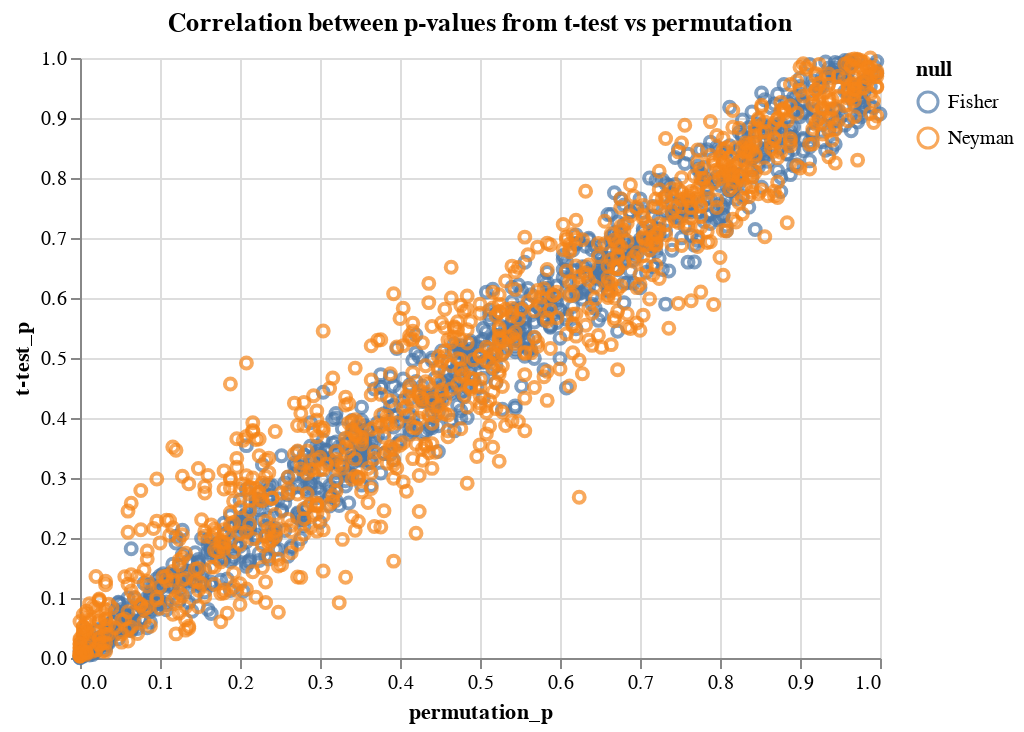

The cell this chart's notebook holds for it:
### Code cell
alt.Chart(data, title = "Correlation between p-values from t-test vs permutation")\
.mark_point(
).encode(
    alt.X('permutation_p:Q'),
    alt.Y('t-test_p:Q'),
    alt.Color('null:N')
)

### Figure 1 — Vega-Lite specification as saved in the notebook (floating-point values rounded to 4 significant figures; data arrays with more than 128 entries replaced by an {"elided": "..."} marker saying what was removed)
{"config": {"view": {"continuousWidth": 400, "continuousHeight": 300}}, "data": {"name": "data-659ccf1e3a9eb1df68dd9a823a1aa35f"}, "mark": "point", "encoding": {"color": {"type": "nominal", "field": "null"}, "x": {"type": "quantitative", "field": "permutation_p"}, "y": {"type": "quantitative", "field": "t-test_p"}}, "title": "Correlation between p-values from t-test vs permutation", "$schema": "https://vega.github.io/schema/vega-lite/v4.8.1.json", "datasets": {"data-659ccf1e3a9eb1df68dd9a823a1aa35f": {"elided": "2000 records"}}}
